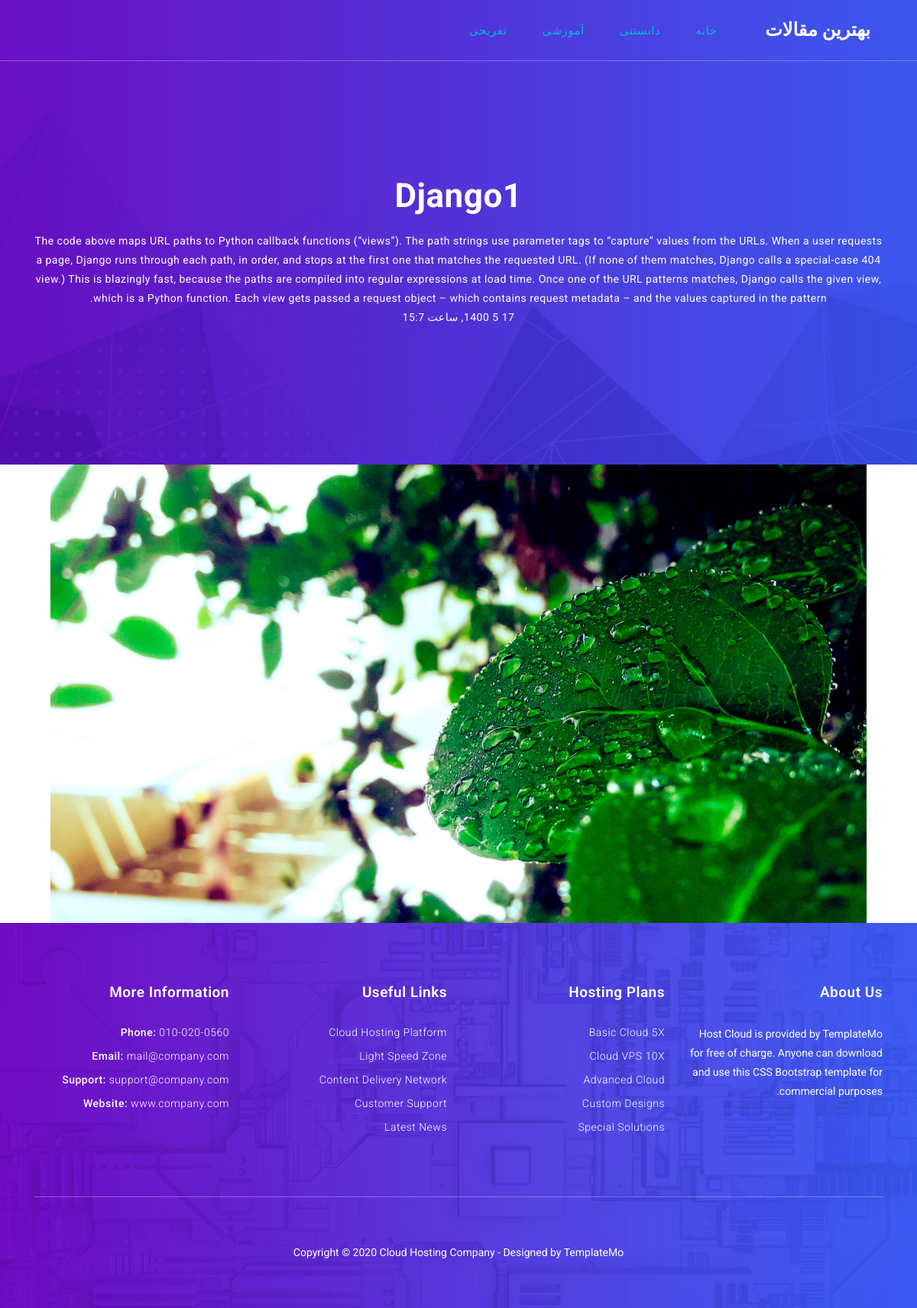
Screenshot of /article/django-1/ with the database file from the repository.
### blog/models.py (models this page shows, shortened)
class Category(models.Model):
    parent = models.ForeignKey('self', default=None, null=True,
                               blank=True, on_delete=models.SET_NULL,
                               related_name='children', verbose_name='زیردسته')
    title = models.CharField(max_length=30, verbose_name='عنوان')
    slug = models.SlugField(max_length=100, unique=True, verbose_name='شناسه')
    status = models.BooleanField(default=True, verbose_name='آیا نمایش داده شود؟')
    position = models.IntegerField(verbose_name='مکان/اولویت')
    class Meta:
        verbose_name = "دسته بندی"
        verbose_name_plural = "دسته بندی ها"
        ordering = ['position']

class Article(models.Model):
    STATUS_CHOICES = (
        ('d', 'Draft'),
        ('p', 'Published'),
    )
    author = models.ForeignKey(User, null=True, on_delete=models.SET_NULL, related_name='articles', verbose_name='نویسنده')
    title = models.CharField(max_length=30, verbose_name='عنوان')
    slug = models.SlugField(max_length=100, unique=True, verbose_name='شناسه')
    category = models.ManyToManyField(Category, verbose_name='دسته بندی', related_name='articles')
    description = models.TextField(verbose_name='توضیحات')
    thumbnail = models.ImageField(upload_to="images", verbose_name='تصویر')
    published = models.DateTimeField(default=timezone.now, verbose_name='زمان انتشار')
    created = models.DateTimeField(auto_now_add=True)
    updated = models.DateTimeField(auto_now=True)
    status = models.CharField(max_length=1, choices=STATUS_CHOICES)
    class Meta:
        verbose_name = "مقاله"
        verbose_name_plural = "مقاله ها"
    def j_published(self):
        return jalali_convertor(self.published)
    def thumbnail_tag(self):
        return format_html("<img src='{}' height=45 width=80>".format(self.thumbnail.url))
    thumbnail_tag.short_description = "عکس مقاله"

### blog/views.py (the view)
# urls.py: path('article/<slug:slug>/', detail, name="detail"),
def detail(request, slug):
    context = {
        "article": get_object_or_404(Article, slug=slug, status="p")
    }
    return render(request, "blog/detail.html", context)

### blog/templatetags/base_tags.py (called while the page is built)
@register.simple_tag
def title():
    return "بهترین مقالات"

@register.inclusion_tag("blog/partials/category_nav.html")
def category_nav():
    return {
        "categories": Category.objects.filter(status=True)
    }

### extensions/jalaly.py (called while the page is built)
    def persian_tuple(self):
        return self.persian_year, self.persian_month, self.persian_day

### extensions/utils.py (called while the page is built)
def jalali_convertor(time):
    time = timezone.localtime(time)
    time_to_string = "{},{},{}".format(time.year, time.month, time.day)
    time_to_tuple = jalaly.Gregorian(time_to_string).persian_tuple()
    output = "{} {} {}, ساعت {}:{}".format(
        time_to_tuple[2],
        time_to_tuple[1],
        time_to_tuple[0],
        time.hour,
        time.minute,
    )
    return output

### blog/templates/blog/detail.html
{% extends 'blog/base.html' %}
{% load static %}
{% block content %}
      <div class="page-heading header-text">
        <div class="container">
          <div class="row">
            <div class="col-md-12">
              <h1>{{article.title}}</h1>
              <p>{{article.description}}</p>
              <p>{{article.j_published}}</p>
            </div>
          </div>
        </div>
      </div>
      <center>
        <img src="{{article.thumbnail.url}}" height=600>
      </center>
{% endblock content %}

### blog/templates/blog/partials/category_nav.html (shortened to what this page needs)
<div class="collapse navbar-collapse" id="navbarResponsive">
  <ul class="navbar-nav ml-auto">
    <li class="nav-item active">
      <a class="nav-link" href="{% url 'blog:home' %}"
        >خانه
      </a>
    </li>
    {% for category in categories %} {% if category.parent == None %}
    <li class="nav-item active">
      <a class="nav-link" href="{% url 'blog:category' category.slug %}">{{category.title}}</a>
    </li>
    {% endif %} {% endfor %}
  </ul>
</div>

### blog/static/blog/assets/css/templatemo-host-cloud.css (style rules this page uses)
body { font-family: 'Roboto', sans-serif; transition: all 0.5s; }
p { margin-bottom: 0px; font-size: 14px; color: #6a6a6a; line-height: 25px; }
a { text-decoration: none!important; }
.page-heading { background-image: url(../images/heading-bg.jpg); background-position: center center; background-repeat: no-repeat; background-size: cover; text-align: center; padding: 230px 0px 180px 0px; }
.page-heading h1 { color: #fff; font-size: 44px; font-weight: 700; letter-spacing: 0.5px; margin-bottom: 20px; }
.page-heading p { color: #fff; letter-spacing: 0.5px; }
#navbarResponsive { z-index: 999; }
.navbar-collapse { text-align: center; }
.navbar .navbar-nav .nav-item { margin: 0px 15px; }
.navbar .navbar-nav a.nav-link { text-transform: capitalize; font-size: 15px; font-weight: 300; letter-spacing: 0.5px; color: #fff; transition: all 0.5s; margin-top: 5px; }
.navbar .navbar-nav .nav-link:hover, .navbar .navbar-nav .active>.nav-link, .navbar .navbar-nav .nav-link.active, .navbar .navbar-nav .nav-link.show, .navbar .navbar-nav .show>.nav-link { color: #00bcd4; }

### blog/static/blog/assets/css/rtl.css (style rules this page uses)
body { direction: rtl; text-align: right; }

### rows the page displays
Category: title "دانستنی"
Category: title "آموزشی"
Category: title "تفریحی"
Article: title "Django1", description "The code above maps URL paths to Python callback functions (“views”). The path strings use parameter tags to “capture” values from the URLs. When a user requests a page, Django runs through each path, in order, and stops at the first one that matches the requested URL. (If none of them matches, Django calls a special-case 404 view.) This is blazingly fast, because the paths are compiled into regular expressions at load time. Once one of the URL patterns matches, Django calls the given view, which is a Python function. Each view gets passed a request object – which contains request metadata – and the values captured in the pattern.", j_published "17 5 1400, ساعت 15:7", thumbnail (picture)
